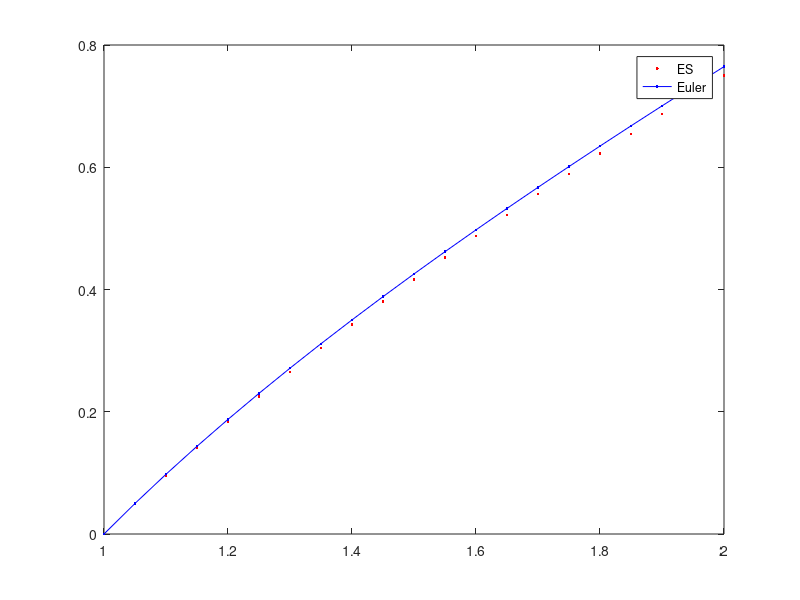

Write MATLAB code to recreate this figure.
clear;
clc;
f=@(x,y)+(1+x.*y)./x^2;
u=@(x)+1/2*(x-1./x);
y0=0;
x0=1;
xn=2;
n=20;
h=(xn-x0)/n;
X=x0:h:xn;
Y=zeros(1,n+1);
Y(1)=y0;
U=u(X);

for i=1:n
Y(i+1)=Y(i)+h*f(X(i),Y(i));
end;
plot(X,U,'r.',X,Y,'b.-');
legend('ES','Euler');
